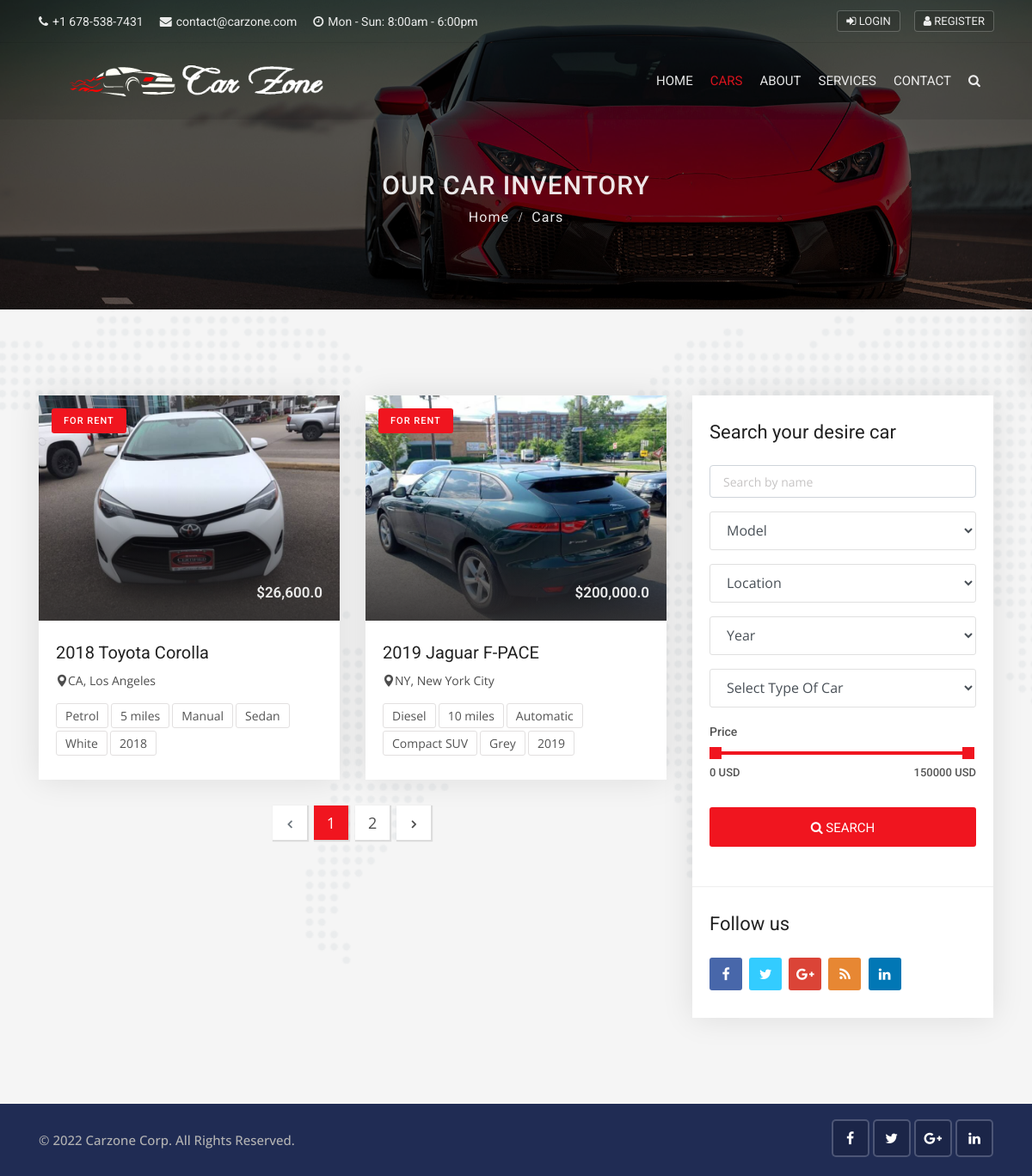
Page /cars/ on the earlier database version.
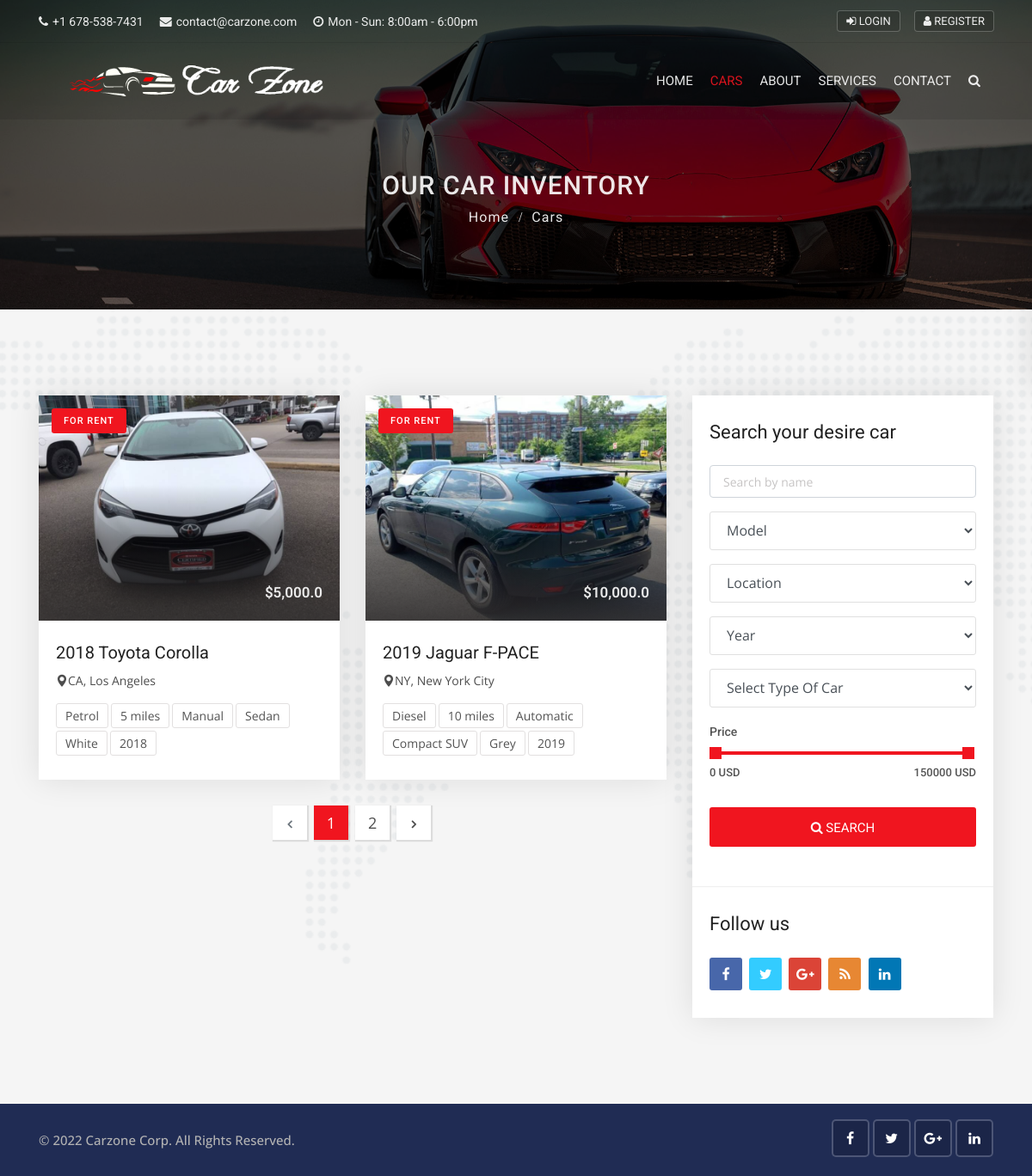
Same page on the later database version.
### cars/models.py (models this page shows, shortened)
class CarsModel(models.Model):
    state_choice = (
        ('AL', 'Alabama'),
        ('AK', 'Alaska'),
        ('AZ', 'Arizona'),
        ('AR', 'Arkansas'),
        ('CA', 'California'),
        ('CO', 'Colorado'),
        ('CT', 'Connecticut'),
        ('DE', 'Delaware'),
        ('DC', 'District Of Columbia'),
        ('FL', 'Florida'),
        ('GA', 'Georgia'),
        ('HI', 'Hawaii'),
        ('ID', 'Idaho'),
        ('IL', 'Illinois'),
        ('IN', 'Indiana'),
        ('IA', 'Iowa'),
        ('KS', 'Kansas'),
        ('KY', 'Kentucky'),
        ('LA', 'Louisiana'),
        ('ME', 'Maine'),
        ('MD', 'Maryland'),
        ('MA', 'Massachusetts'),
        ('MI', 'Michigan'),
        ('MN', 'Minnesota'),
        ('MS', 'Mississippi'),
        ('MO', 'Missouri'),
        ('MT', 'Montana'),
        ('NE', 'Nebraska'),
        ('NV', 'Nevada'),
        ('NH', 'New Hampshire'),
        ('NJ', 'New Jersey'),
        ('NM', 'New Mexico'),
        ('NY', 'New York'),
        ('NC', 'North Carolina'),
        ('ND', 'North Dakota'),
        ('OH', 'Ohio'),
        ('OK', 'Oklahoma'),
        ('OR', 'Oregon'),
        ('PA', 'Pennsylvania'),
        ('RI', 'Rhode Island'),
        ('SC', 'South Carolina'),
        ('SD', 'South Dakota'),
        ('TN', 'Tennessee'),
        ('TX', 'Texas'),
        ('UT', 'Utah'),
        ('VT', 'Vermont'),
        ('VA', 'Virginia'),
        ('WA', 'Washington'),
        ('WV', 'West Virginia'),
        ('WI', 'Wisconsin'),
        ('WY', 'Wyoming'),
    )
    year_choice = []
    for r in range(2000, (datetime.now().year+1)):
        year_choice.append((r,r))
    features_choices = (
        ('Cruise Control', 'Cruise Control'),
        ('Audio Interface', 'Audio Interface'),
        ('Airbags', 'Airbags'),
        ('Air Conditioning', 'Air Conditioning'),
        ('Seat Heating', 'Seat Heating'),
        ('Alarm System', 'Alarm System'),
        ('ParkAssist', 'ParkAssist'),
        ('Power Steering', 'Power Steering'),
        ('Reversing Camera', 'Reversing Camera'),
        ('Direct Fuel Injection', 'Direct Fuel Injection'),
        ('Auto Start/Stop', 'Auto Start/Stop'),
        ('Wind Deflector', 'Wind Deflector'),
        ('Bluetooth Handset', 'Bluetooth Handset'),
    )
    door_choices = (
        ('2', '2'),
        ('3', '3'),
        ('4', '4'),
        ('5', '5'),
        ('6', '6'),
    )
    fuel_type_choices = (
        ('Petrol', 'Petrol'),
        ('Diesel', 'Diesel'),
        ('CNG', 'CNG')
    )
    car_title = models.CharField(max_length=255)
    state = models.CharField(max_length=100 , choices=state_choice)
    city = models.CharField(max_length=255)
    color = models.CharField(max_length=255)
    model = models.CharField(max_length=255)
    year = models.IntegerField(('year'), choices=year_choice)
    condition = models.CharField(max_length=255)
    price = models.FloatField()
    description = RichTextField()
    car_photo_1 = models.ImageField(upload_to='photos/%Y/%m/%d/')
    car_photo_2 = models.ImageField(upload_to='photos/%Y/%m/%d/',blank=True)
    car_photo_3 = models.ImageField(upload_to='photos/%Y/%m/%d/',blank=True)
    car_photo_4 = models.ImageField(upload_to='photos/%Y/%m/%d/',blank=True)
    car_photo_5 = models.ImageField(upload_to='photos/%Y/%m/%d/',blank=True)
    features = MultiSelectField(max_length=255, choices=features_choices)
    body_style = models.CharField(max_length=255)
    engine = models.CharField(max_length=255)
    transmission = models.CharField(max_length=255)
    interior = models.CharField(max_length=255)
    miles = models.IntegerField()
    doors = models.CharField(choices=door_choices, max_length=10)
    passengers = models.IntegerField()
    vehicle_identification_number = models.CharField(max_length=255)
    mileage = models.IntegerField()
    fuel_type = models.CharField(max_length=50, choices=fuel_type_choices)
    no_of_owners = models.IntegerField()
    is_featured = models.BooleanField(default=False)
    created_date = models.DateTimeField(default=datetime.now, blank=True)
    class Meta:
        verbose_name = 'Car'
        verbose_name_plural = 'Cars'

### cars/views.py (the view)
# urls.py: path('', views.cars, name='cars'),
def cars(request):
    cars = CarsModel.objects.order_by('-created_date')
    paginator = Paginator(cars, 2)
    page = request.GET.get('page')
    paged_cars = paginator.get_page(page)
    model_search = CarsModel.objects.values_list('model', flat=True).distinct()
    city_search = CarsModel.objects.values_list('city', flat=True).distinct()
    year_search = CarsModel.objects.values_list('year', flat=True).distinct()
    body_style_search = CarsModel.objects.values_list(
        'body_style', flat=True).distinct()
    context = {'cars': paged_cars, 'model_search': model_search, 'city_search': city_search,
               'year_search': year_search, 'body_style_search': body_style_search}
    return render(request, 'cars/cars.html', context)

### templates/cars/cars.html (shortened to what the changed rows need)
{% extends 'base.html' %}
{% block content %}
{% load humanize %}
<div class="sub-banner overview-bgi">
    <div class="container breadcrumb-area">
        <div class="breadcrumb-areas">
            <h1>Our Car Inventory</h1>
        </div>
    </div>
</div>
<div class="featured-car content-area">
    <div class="container">
        <div class="row">
            <div class="col-lg-8 col-md-12">
                <div class="row">
                    {% for car in cars %}
                    <div class="col-lg-6 col-md-6">
                        <div class="car-box-3">
                            <div class="car-thumbnail">
                                <a href="car-details.html" class="car-img">
                                    <div class="tag">For Rent</div>
                                    <div class="price-box">
                                        <span>${{car.price | intcomma}}</span>
                                    </div>
                                    <img class="d-block w-100"  style="min-height: 262px; max-height: 262px;" src="{{car.car_photo_1.url}}" alt="car">
                                </a>
                            </div>
                            <div class="detail">
                                <h1 class="title">
                                    <a href="{% url 'car-detail' car.id %}">{{car.car_title}}</a>
                                </h1>
                                <div class="location">
                                    <a href="{% url 'car-detail' car.id %}">
                                        <i class="flaticon-pin"></i>{{car.state}}, {{car.city}}
                                    </a>
                                </div>
                                <ul class="facilities-list clearfix">
                                    <li>{{car.fuel_type}}</li>
                                    <li>{{car.miles | intcomma}} miles</li>
                                    <li>{{car.transmission}}</li>
                                    <li>{{car.body_style}}</li>
                                    <li>{{car.color}}</li>
                                    <li>{{car.year}}</li>
                                </ul>
                            </div>
                        </div>
                    </div>
                    {% endfor %}
                </div>
            </div>
        </div>
    </div>
</div>
{% endblock %}

Differences in the rows shown:
changed CarsModel "2018 Toyota Corolla": price "26,600.0" → "5,000.0"
changed CarsModel "2019 Jaguar F-PACE": price "200,000.0" → "10,000.0"
